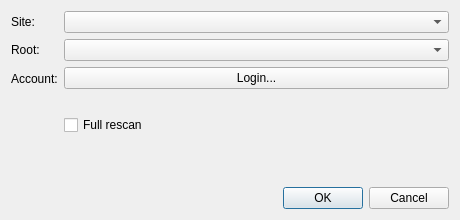
<?xml version="1.0" encoding="UTF-8"?>
<ui version="4.0">
 <class>LibraryWizardDialog</class>
 <widget class="QDialog" name="LibraryWizardDialog">
  <property name="geometry">
   <rect>
    <x>0</x>
    <y>0</y>
    <width>460</width>
    <height>220</height>
   </rect>
  </property>
  <property name="windowTitle">
   <string>Scan Library</string>
  </property>
  <layout class="QVBoxLayout" name="main_layout">
   <item>
    <layout class="QFormLayout" name="form">
     <item row="0" column="0">
      <widget class="QLabel" name="site_label">
       <property name="text">
        <string>Site:</string>
       </property>
       <property name="buddy">
        <cstring>site_combo</cstring>
       </property>
      </widget>
     </item>
     <item row="0" column="1">
      <widget class="QComboBox" name="site_combo">
       <property name="toolTip">
        <string>The store whose library is scanned.</string>
       </property>
      </widget>
     </item>
     <item row="1" column="0">
      <widget class="QLabel" name="root_label">
       <property name="text">
        <string>Root:</string>
       </property>
       <property name="buddy">
        <cstring>root_combo</cstring>
       </property>
      </widget>
     </item>
     <item row="1" column="1">
      <widget class="QComboBox" name="root_combo">
       <property name="toolTip">
        <string>The root that receives one record per item of the library.</string>
       </property>
       <property name="placeholderText">
        <string>Choose a root</string>
       </property>
      </widget>
     </item>
     <item row="2" column="0">
      <widget class="QLabel" name="account_label">
       <property name="text">
        <string>Account:</string>
       </property>
       <property name="buddy">
        <cstring>login_button</cstring>
       </property>
      </widget>
     </item>
     <item row="2" column="1">
      <layout class="QVBoxLayout" name="account_layout">
       <item>
        <widget class="QPushButton" name="login_button">
         <property name="toolTip">
          <string>Open the persona browser, to sign in to the store by hand. Close it before the scan starts.</string>
         </property>
         <property name="text">
          <string>Login...</string>
         </property>
        </widget>
       </item>
       <item>
        <widget class="QLabel" name="login_error_label">
         <property name="visible">
          <bool>false</bool>
         </property>
         <property name="wordWrap">
          <bool>true</bool>
         </property>
        </widget>
       </item>
      </layout>
     </item>
     <item row="3" column="1">
      <widget class="QCheckBox" name="full_rescan_check">
       <property name="toolTip">
        <string>Read the whole library again, from its oldest item, and mark the records that left the account offline.</string>
       </property>
       <property name="text">
        <string>Full rescan</string>
       </property>
      </widget>
     </item>
    </layout>
   </item>
   <item>
    <widget class="QDialogButtonBox" name="button_box">
     <property name="standardButtons">
      <set>QDialogButtonBox::StandardButton::Cancel|QDialogButtonBox::StandardButton::Ok</set>
     </property>
    </widget>
   </item>
  </layout>
 </widget>
 <resources/>
 <connections>
  <connection>
   <sender>button_box</sender>
   <signal>accepted()</signal>
   <receiver>LibraryWizardDialog</receiver>
   <slot>accept()</slot>
  </connection>
  <connection>
   <sender>button_box</sender>
   <signal>rejected()</signal>
   <receiver>LibraryWizardDialog</receiver>
   <slot>reject()</slot>
  </connection>
 </connections>
</ui>
